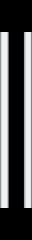

This game map was drawn from its Tiled (.tmx) file and the tilesets committed beside it. A one-line description and the trimmed map source follow:
An orthogonal 2x15 tile map with 16x16 px tiles, 1 tile layer (Tile Layer 1), 2 tilesets.

<map version="1.0" orientation="orthogonal" renderorder="right-down" width="2" height="15" tilewidth="16" tileheight="16" nextobjectid="1">
 <tileset firstgid="1" name="MDTileA4" tilewidth="16" tileheight="16" tilecount="960">
  <image source="../MDTileA4.png" width="512" height="480" />
 </tileset>
 <tileset firstgid="961" name="WoodenFloor" tilewidth="16" tileheight="16" tilecount="256">
  <image source="../WoodenFloor.png" width="256" height="256" />
 </tileset>
 <layer name="Tile Layer 1" width="2" height="15">
  <data>[30 cells, 22 non-empty, 4 distinct tile ids]</data>
 </layer>
</map>
